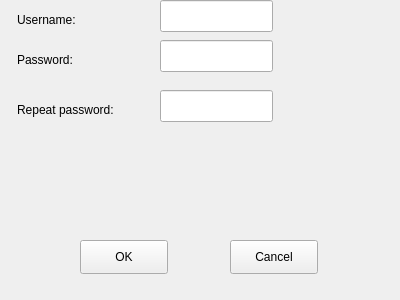
<?xml version="1.0" encoding="UTF-8"?>
<ui version="4.0">
 <class>CreateAccountWindow</class>
 <widget class="QWidget" name="CreateAccountWindow">
  <property name="geometry">
   <rect>
    <x>0</x>
    <y>0</y>
    <width>400</width>
    <height>300</height>
   </rect>
  </property>
  <property name="windowTitle">
   <string>Create an account</string>
  </property>
  <widget class="QPushButton" name="okButton">
   <property name="geometry">
    <rect>
     <x>80</x>
     <y>240</y>
     <width>88</width>
     <height>34</height>
    </rect>
   </property>
   <property name="text">
    <string>OK</string>
   </property>
  </widget>
  <widget class="QPushButton" name="cancelButton">
   <property name="geometry">
    <rect>
     <x>230</x>
     <y>240</y>
     <width>88</width>
     <height>34</height>
    </rect>
   </property>
   <property name="text">
    <string>Cancel</string>
   </property>
  </widget>
  <widget class="QLineEdit" name="usernameEdit">
   <property name="geometry">
    <rect>
     <x>160</x>
     <y>0</y>
     <width>113</width>
     <height>32</height>
    </rect>
   </property>
  </widget>
  <widget class="QLineEdit" name="passwordEdit">
   <property name="geometry">
    <rect>
     <x>160</x>
     <y>40</y>
     <width>113</width>
     <height>32</height>
    </rect>
   </property>
  </widget>
  <widget class="QLineEdit" name="repeatPasswordEdit">
   <property name="geometry">
    <rect>
     <x>160</x>
     <y>90</y>
     <width>113</width>
     <height>32</height>
    </rect>
   </property>
  </widget>
  <widget class="QLabel" name="usernameLabel">
   <property name="geometry">
    <rect>
     <x>17</x>
     <y>10</y>
     <width>121</width>
     <height>20</height>
    </rect>
   </property>
   <property name="text">
    <string>Username:</string>
   </property>
  </widget>
  <widget class="QLabel" name="passwordLabel">
   <property name="geometry">
    <rect>
     <x>17</x>
     <y>50</y>
     <width>121</width>
     <height>20</height>
    </rect>
   </property>
   <property name="text">
    <string>Password:</string>
   </property>
  </widget>
  <widget class="QLabel" name="repeatPasswordLabel">
   <property name="geometry">
    <rect>
     <x>17</x>
     <y>100</y>
     <width>121</width>
     <height>20</height>
    </rect>
   </property>
   <property name="text">
    <string>Repeat password:</string>
   </property>
  </widget>
 </widget>
 <resources/>
 <connections/>
</ui>
